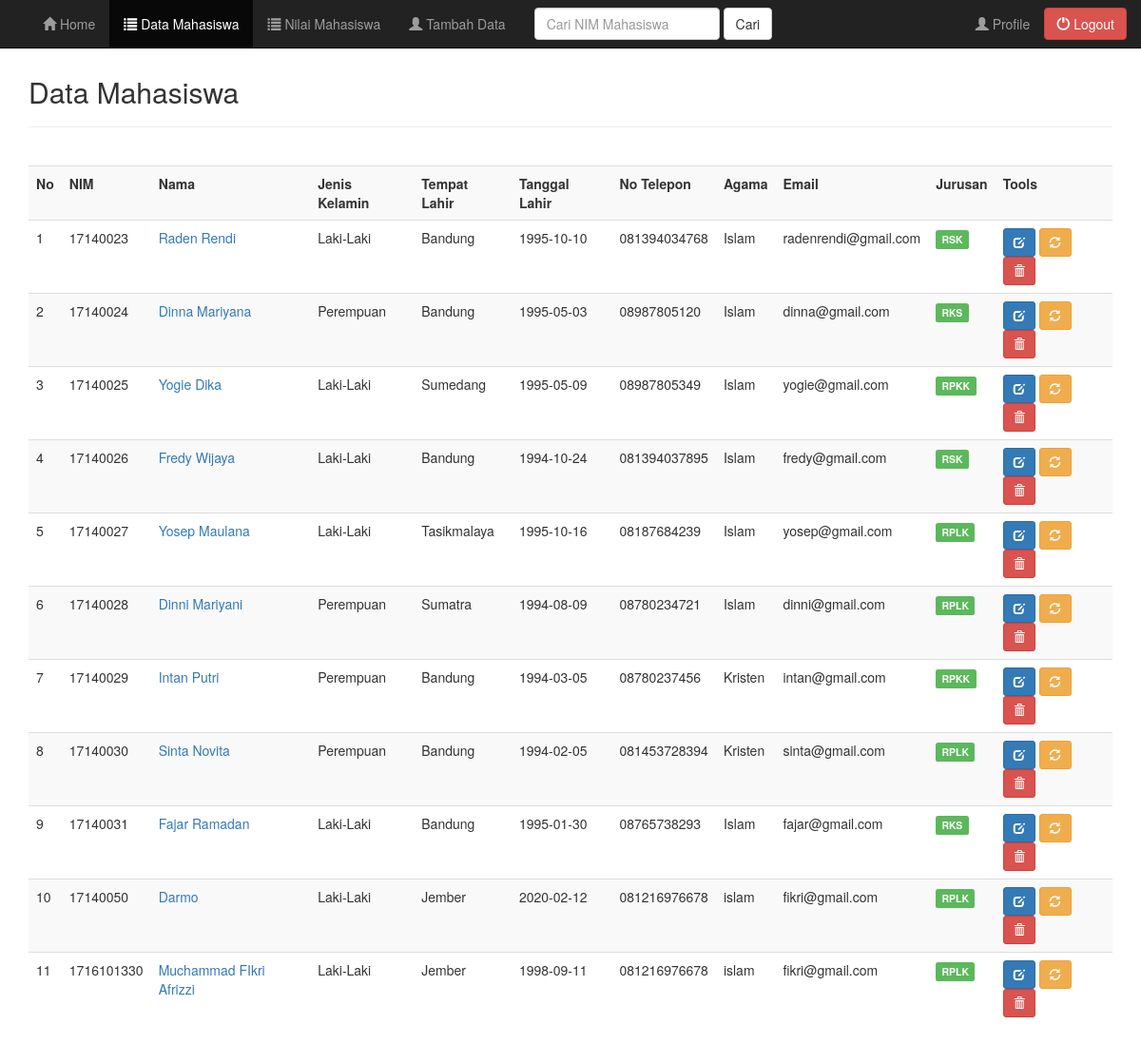
Screenshot of /admin/data.php (signed in) with the database file from the repository.
### tables this page shows
CREATE TABLE `tbl_mahasiswa` (
  `ID` bigint(20) UNSIGNED NOT NULL,
  `username` varchar(20) NOT NULL,
  `password` varchar(32) NOT NULL,
  `level` varchar(30) NOT NULL,
  `nim` varchar(20) NOT NULL,
  `nama` varchar(50) NOT NULL,
  `jenis_kelamin` varchar(20) NOT NULL,
  `tempat_lahir` varchar(30) NOT NULL,
  `tanggal_lahir` date NOT NULL,
  `alamat_asal` varchar(100) NOT NULL,
  `alamat_sekarang` varchar(100) NOT NULL,
  `no_telepon` varchar(13) NOT NULL,
  `email` varchar(30) NOT NULL,
  `agama` varchar(50) NOT NULL,
  `fakultas` varchar(50) NOT NULL,
  `IPS1` varchar(11) DEFAULT NULL,
  `IPS2` varchar(11) DEFAULT NULL,
  `IPS3` varchar(11) DEFAULT NULL,
  `IPS4` varchar(11) DEFAULT NULL,
  `IPS5` varchar(11) DEFAULT NULL,
  `IPS6` varchar(11) DEFAULT NULL,
  `IPS7` varchar(11) DEFAULT NULL,
  `IPS8` varchar(11) DEFAULT NULL
);

### admin/data.php (the view, shortened to what this page needs)
<?php
include("header.php");
include("../koneksi.php");
?>
	<div class="container">
		<div class="content">
			<h2>Data Mahasiswa</h2>
			<hr />
			<br />
			<div class="table-responsive">
				<table class="table table-striped table-hover">
					<tr>
						<th>No</th>
						<th>NIM</th>
						<th>Nama</th>
						<th>Jenis Kelamin</th>
						<th>Tempat Lahir</th>
						<th>Tanggal Lahir</th>
						<th>No Telepon</th>
						<th>Agama</th>
						<th>Email</th>
						<th>Jurusan</th>
						<th>Tools</th>
					</tr>
					<?php
						$sql = mysqli_query($koneksi, "SELECT * FROM tbl_mahasiswa ORDER BY nim ASC");
					if(mysqli_num_rows($sql) == 0){
						echo '<tr><td colspan="14">Data Tidak Ada.</td></tr>';
					}else{
						$no = 1;
						while($row = mysqli_fetch_assoc($sql)){
							echo '
							<tr>
								<td>'.$no.'</td>
								<td>'.$row['nim'].'</td>
								<td><a href="profile_mahasiswa.php?nim='.$row['nim'].'">'.$row['nama'].'</a></td>
								<td>'.$row['jenis_kelamin'].'</td>
								<td>'.$row['tempat_lahir'].'</td>
								<td>'.$row['tanggal_lahir'].'</td>
								<td>'.$row['no_telepon'].'</td>
								<td>'.$row['agama'].'</td>
								<td>'.$row['email'].'</td>
								<td>';
								if($row['fakultas'] == 'RPLK'){
									echo '<span class="label label-success">RPLK</span>';
								}
								else if ($row['fakultas'] == 'RSK' ){
									echo '<span class="label label-success">RSK</span>';
								}
								else if ($row['fakultas'] == 'RPKK' ){
									echo '<span class="label label-success">RPKK</span>';
								}
								else if ($row['fakultas'] == 'RKS' ){
									echo '<span class="label label-success">RKS</span>';
								}
							echo '
								</td>
								<td>
									<a href="edit_mahasiswa.php?nim='.$row['nim'].'" title="Edit Data" data-toggle="tooltip" class="btn btn-primary btn-sm"><span class="glyphicon glyphicon-edit" aria-hidden="true"></span></a>
									<a href="password.php?nim='.$row['nim'].'" title="Ganti Password" data-toggle="tooltip" class="btn btn-warning btn-sm"><span class="glyphicon glyphicon-refresh" aria-hidden="true"></span></a>
									<a href="data.php?aksi=delete&nim='.$row['nim'].'" title="Hapus Data" data-toggle="tooltip" onclick="return confirm(\'Anda yakin akan menghapus data '.$row['nama'].'?\')" class="btn btn-danger btn-sm"><span class="glyphicon glyphicon-trash" aria-hidden="true"></span></a>
								</td>
							</tr>
							';
							$no++;
						}
					}
					?>
				</table>
			</div>
		</div>
	</div>
<?php
include("footer.php");
?>

### style.css (style rules this page uses)
.content { margin-top: 80px; }

### rows the page displays
tbl_mahasiswa: nim "17140023", nama "Raden Rendi", jenis_kelamin "Laki-Laki", tempat_lahir "Bandung", tanggal_lahir "1995-10-10", no_telepon "081394034768", agama "Islam", email "radenrendi@gmail.com", fakultas "RSK"
tbl_mahasiswa: nim "17140024", nama "Dinna Mariyana", jenis_kelamin "Perempuan", tempat_lahir "Bandung", tanggal_lahir "1995-05-03", no_telepon "08987805120", agama "Islam", email "dinna@gmail.com", fakultas "RKS"
tbl_mahasiswa: nim "17140025", nama "Yogie Dika", jenis_kelamin "Laki-Laki", tempat_lahir "Sumedang", tanggal_lahir "1995-05-09", no_telepon "08987805349", agama "Islam", email "yogie@gmail.com", fakultas "RPKK"
tbl_mahasiswa: nim "17140026", nama "Fredy Wijaya", jenis_kelamin "Laki-Laki", tempat_lahir "Bandung", tanggal_lahir "1994-10-24", no_telepon "081394037895", agama "Islam", email "fredy@gmail.com", fakultas "RSK"
tbl_mahasiswa: nim "17140027", nama "Yosep Maulana", jenis_kelamin "Laki-Laki", tempat_lahir "Tasikmalaya", tanggal_lahir "1995-10-16", no_telepon "08187684239", agama "Islam", email "yosep@gmail.com", fakultas "RPLK"
tbl_mahasiswa: nim "17140028", nama "Dinni Mariyani", jenis_kelamin "Perempuan", tempat_lahir "Sumatra", tanggal_lahir "1994-08-09", no_telepon "08780234721", agama "Islam", email "dinni@gmail.com", fakultas "RPLK"
tbl_mahasiswa: nim "17140029", nama "Intan Putri", jenis_kelamin "Perempuan", tempat_lahir "Bandung", tanggal_lahir "1994-03-05", no_telepon "08780237456", agama "Kristen", email "intan@gmail.com", fakultas "RPKK"
tbl_mahasiswa: nim "17140030", nama "Sinta Novita", jenis_kelamin "Perempuan", tempat_lahir "Bandung", tanggal_lahir "1994-02-05", no_telepon "081453728394", agama "Kristen", email "sinta@gmail.com", fakultas "RPLK"
tbl_mahasiswa: nim "17140031", nama "Fajar Ramadan", jenis_kelamin "Laki-Laki", tempat_lahir "Bandung", tanggal_lahir "1995-01-30", no_telepon "08765738293", agama "Islam", email "fajar@gmail.com", fakultas "RKS"
tbl_mahasiswa: nim "17140050", nama "Darmo", jenis_kelamin "Laki-Laki", tempat_lahir "Jember", tanggal_lahir "2020-02-12", no_telepon "081216976678", agama "islam", email "fikri@gmail.com", fakultas "RPLK"
tbl_mahasiswa: nim "1716101330", nama "Muchammad FIkri Afrizzi", jenis_kelamin "Laki-Laki", tempat_lahir "Jember", tanggal_lahir "1998-09-11", no_telepon "081216976678", agama "islam", email "fikri@gmail.com", fakultas "RPLK"
